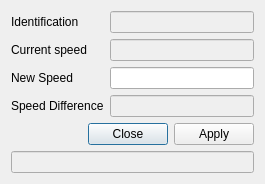
<ui version="4.0" >
 <class>ServiceDialogClass</class>
 <widget class="QDialog" name="ServiceDialogClass" >
  <property name="geometry" >
   <rect>
    <x>0</x>
    <y>0</y>
    <width>265</width>
    <height>176</height>
   </rect>
  </property>
  <property name="windowTitle" >
   <string>Calculate Speed</string>
  </property>
  <property name="windowIcon" >
   <iconset resource="entitymw.qrc" >:/EntityMw/Resources/safir.png</iconset>
  </property>
  <layout class="QVBoxLayout" >
   <item>
    <layout class="QGridLayout" >
     <item row="0" column="0" >
      <widget class="QLabel" name="labelIdentification" >
       <property name="text" >
        <string>Identification</string>
       </property>
      </widget>
     </item>
     <item row="0" column="1" >
      <widget class="QLineEdit" name="lineEditIdentification" >
       <property name="enabled" >
        <bool>false</bool>
       </property>
      </widget>
     </item>
     <item row="1" column="0" >
      <widget class="QLabel" name="labelCurrentSpeed" >
       <property name="text" >
        <string>Current speed</string>
       </property>
      </widget>
     </item>
     <item row="1" column="1" >
      <widget class="QLineEdit" name="lineEditCurrentSpeed" >
       <property name="enabled" >
        <bool>false</bool>
       </property>
      </widget>
     </item>
     <item row="2" column="0" >
      <widget class="QLabel" name="labelNewSpeed" >
       <property name="text" >
        <string>New Speed</string>
       </property>
      </widget>
     </item>
     <item row="2" column="1" >
      <widget class="QLineEdit" name="lineEditNewSpeed" />
     </item>
     <item row="3" column="0" >
      <widget class="QLabel" name="labelSpeedDiff" >
       <property name="text" >
        <string>Speed Difference</string>
       </property>
      </widget>
     </item>
     <item row="3" column="1" >
      <widget class="QLineEdit" name="lineEditSpeedDiff" >
       <property name="enabled" >
        <bool>false</bool>
       </property>
      </widget>
     </item>
    </layout>
   </item>
   <item>
    <spacer>
     <property name="orientation" >
      <enum>Qt::Vertical</enum>
     </property>
     <property name="sizeHint" >
      <size>
       <width>20</width>
       <height>40</height>
      </size>
     </property>
    </spacer>
   </item>
   <item>
    <layout class="QHBoxLayout" >
     <item>
      <spacer>
       <property name="orientation" >
        <enum>Qt::Horizontal</enum>
       </property>
       <property name="sizeHint" >
        <size>
         <width>40</width>
         <height>20</height>
        </size>
       </property>
      </spacer>
     </item>
     <item>
      <widget class="QPushButton" name="pushButtonClose" >
       <property name="text" >
        <string>Close</string>
       </property>
      </widget>
     </item>
     <item>
      <widget class="QPushButton" name="pushButtonApply" >
       <property name="text" >
        <string>Apply</string>
       </property>
      </widget>
     </item>
    </layout>
   </item>
   <item>
    <widget class="QLineEdit" name="lineEditStatusBar" >
     <property name="enabled" >
      <bool>false</bool>
     </property>
    </widget>
   </item>
  </layout>
 </widget>
 <resources>
  <include location="entitymw.qrc" />
 </resources>
 <connections>
  <connection>
   <sender>pushButtonClose</sender>
   <signal>clicked()</signal>
   <receiver>ServiceDialogClass</receiver>
   <slot>reject()</slot>
   <hints>
    <hint type="sourcelabel" >
     <x>101</x>
     <y>136</y>
    </hint>
    <hint type="destinationlabel" >
     <x>240</x>
     <y>92</y>
    </hint>
   </hints>
  </connection>
 </connections>
</ui>
